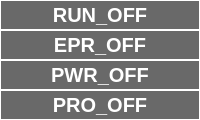
      <widget class="QWidget" name="widget_notice" native="true">
       <property name="font">
        <font>
         <weight>75</weight>
         <bold>true</bold>
        </font>
       </property>
       <layout class="QVBoxLayout" name="verticalLayout_3">
        <property name="spacing">
         <number>0</number>
        </property>
        <property name="leftMargin">
         <number>0</number>
        </property>
        <property name="topMargin">
         <number>0</number>
        </property>
        <property name="rightMargin">
         <number>0</number>
        </property>
        <property name="bottomMargin">
         <number>0</number>
        </property>
        <item>
         <widget class="QLabel" name="label_run">
          <property name="minimumSize">
           <size>
            <width>0</width>
            <height>30</height>
           </size>
          </property>
          <property name="font">
           <font>
            <pointsize>15</pointsize>
            <weight>75</weight>
            <italic>false</italic>
            <bold>true</bold>
           </font>
          </property>
          <property name="autoFillBackground">
           <bool>false</bool>
          </property>
          <property name="styleSheet">
           <string notr="true">color: rgb(255, 255, 255);
background-color: rgb(105, 105, 105);</string>
          </property>
          <property name="frameShape">
           <enum>QFrame::Box</enum>
          </property>
          <property name="text">
           <string>RUN_OFF</string>
          </property>
          <property name="alignment">
           <set>Qt::AlignCenter</set>
          </property>
         </widget>
        </item>
        <item>
         <widget class="QLabel" name="label_epr">
          <property name="minimumSize">
           <size>
            <width>0</width>
            <height>30</height>
           </size>
          </property>
          <property name="font">
           <font>
            <pointsize>15</pointsize>
            <weight>75</weight>
            <bold>true</bold>
           </font>
          </property>
          <property name="autoFillBackground">
           <bool>false</bool>
          </property>
          <property name="styleSheet">
           <string notr="true">color: rgb(255, 255, 255);
background-color: rgb(105, 105, 105);</string>
          </property>
          <property name="frameShape">
           <enum>QFrame::Box</enum>
          </property>
          <property name="text">
           <string>EPR_OFF</string>
          </property>
          <property name="alignment">
           <set>Qt::AlignCenter</set>
          </property>
         </widget>
        </item>
        <item>
         <widget class="QLabel" name="label_pwr">
          <property name="minimumSize">
           <size>
            <width>0</width>
            <height>30</height>
           </size>
          </property>
          <property name="font">
           <font>
            <pointsize>15</pointsize>
            <weight>75</weight>
            <italic>false</italic>
            <bold>true</bold>
           </font>
          </property>
          <property name="autoFillBackground">
           <bool>false</bool>
          </property>
          <property name="styleSheet">
           <string notr="true">color: rgb(255, 255, 255);
background-color: rgb(105, 105, 105);
</string>
          </property>
          <property name="frameShape">
           <enum>QFrame::Box</enum>
          </property>
          <property name="text">
           <string>PWR_OFF</string>
          </property>
          <property name="alignment">
           <set>Qt::AlignCenter</set>
          </property>
         </widget>
        </item>
        <item>
         <widget class="QLabel" name="label_pro">
          <property name="minimumSize">
           <size>
            <width>0</width>
            <height>30</height>
           </size>
          </property>
          <property name="font">
           <font>
            <pointsize>15</pointsize>
            <weight>75</weight>
            <italic>false</italic>
            <bold>true</bold>
           </font>
          </property>
          <property name="autoFillBackground">
           <bool>false</bool>
          </property>
          <property name="styleSheet">
           <string notr="true">color: rgb(255, 255, 255);
background-color: rgb(105, 105, 105);</string>
          </property>
          <property name="frameShape">
           <enum>QFrame::Box</enum>
          </property>
          <property name="text">
           <string>PRO_OFF</string>
          </property>
          <property name="alignment">
           <set>Qt::AlignCenter</set>
          </property>
         </widget>
        </item>
       </layout>
      </widget>
